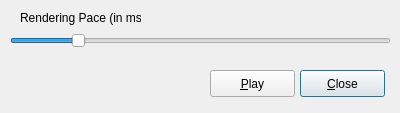
<?xml version="1.0" encoding="UTF-8"?>
<ui version="4.0">
 <class>Dialog</class>
 <widget class="QDialog" name="Dialog">
  <property name="geometry">
   <rect>
    <x>0</x>
    <y>0</y>
    <width>400</width>
    <height>113</height>
   </rect>
  </property>
  <property name="sizePolicy">
   <sizepolicy hsizetype="Fixed" vsizetype="Fixed">
    <horstretch>0</horstretch>
    <verstretch>0</verstretch>
   </sizepolicy>
  </property>
  <property name="windowTitle">
   <string>Dialog</string>
  </property>
  <property name="autoFillBackground">
   <bool>false</bool>
  </property>
  <widget class="QSlider" name="RenderPace">
   <property name="geometry">
    <rect>
     <x>10</x>
     <y>30</y>
     <width>381</width>
     <height>21</height>
    </rect>
   </property>
   <property name="minimum">
    <number>20</number>
   </property>
   <property name="maximum">
    <number>500</number>
   </property>
   <property name="singleStep">
    <number>50</number>
   </property>
   <property name="value">
    <number>100</number>
   </property>
   <property name="orientation">
    <enum>Qt::Horizontal</enum>
   </property>
  </widget>
  <widget class="QLabel" name="label">
   <property name="geometry">
    <rect>
     <x>20</x>
     <y>10</y>
     <width>121</width>
     <height>16</height>
    </rect>
   </property>
   <property name="text">
    <string>Rendering Pace (in ms):</string>
   </property>
  </widget>
  <widget class="QPushButton" name="Close">
   <property name="geometry">
    <rect>
     <x>300</x>
     <y>70</y>
     <width>85</width>
     <height>27</height>
    </rect>
   </property>
   <property name="text">
    <string>&amp;Close</string>
   </property>
  </widget>
  <widget class="QPushButton" name="Play">
   <property name="geometry">
    <rect>
     <x>210</x>
     <y>70</y>
     <width>85</width>
     <height>27</height>
    </rect>
   </property>
   <property name="text">
    <string>&amp;Play</string>
   </property>
   <property name="checkable">
    <bool>true</bool>
   </property>
  </widget>
 </widget>
 <resources/>
 <connections/>
</ui>
